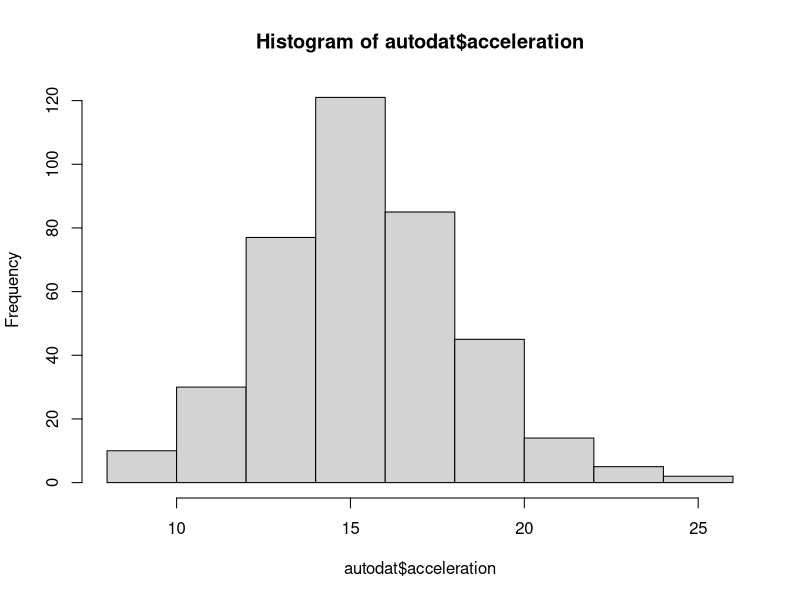
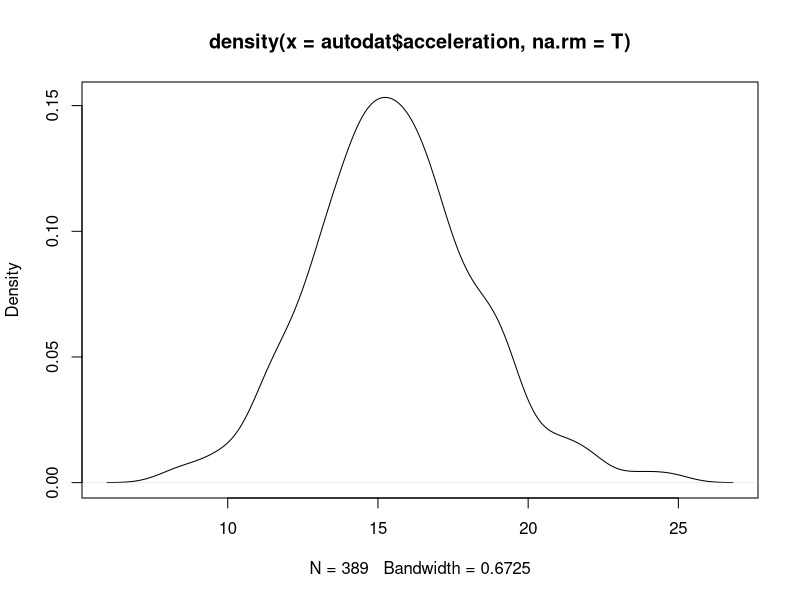
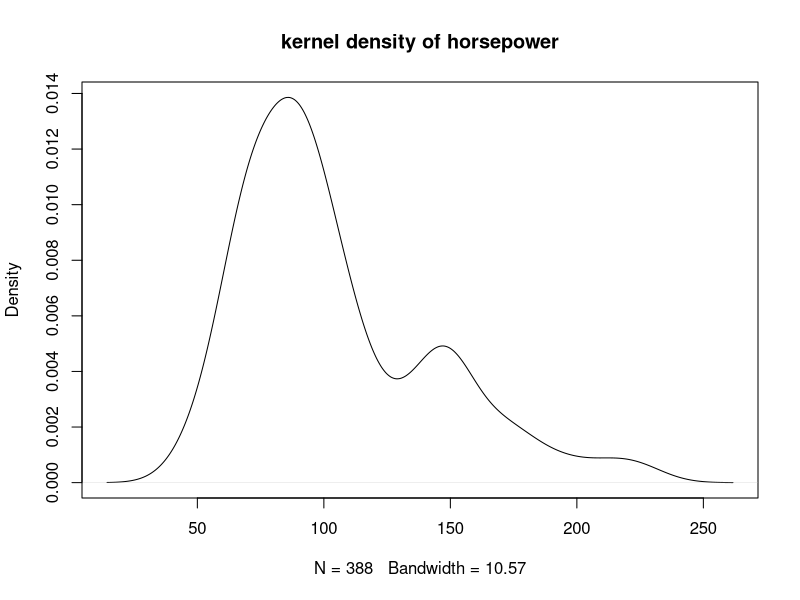
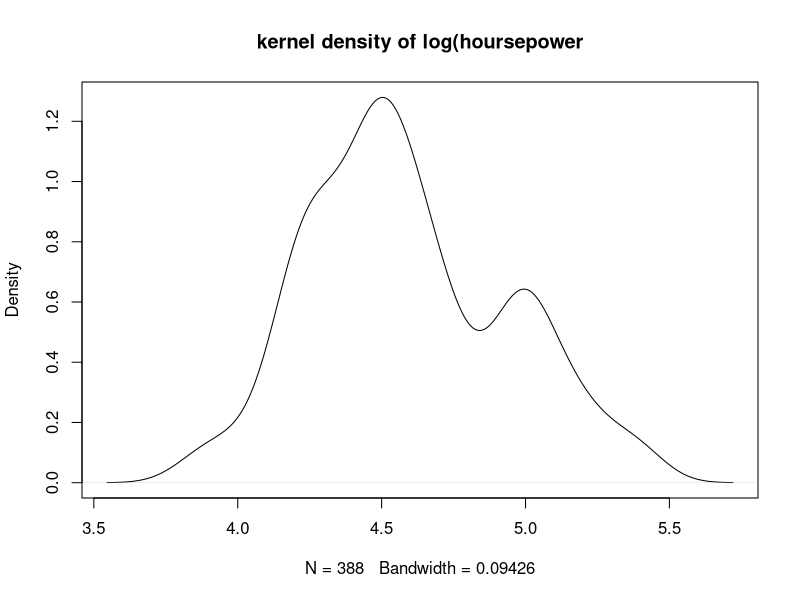
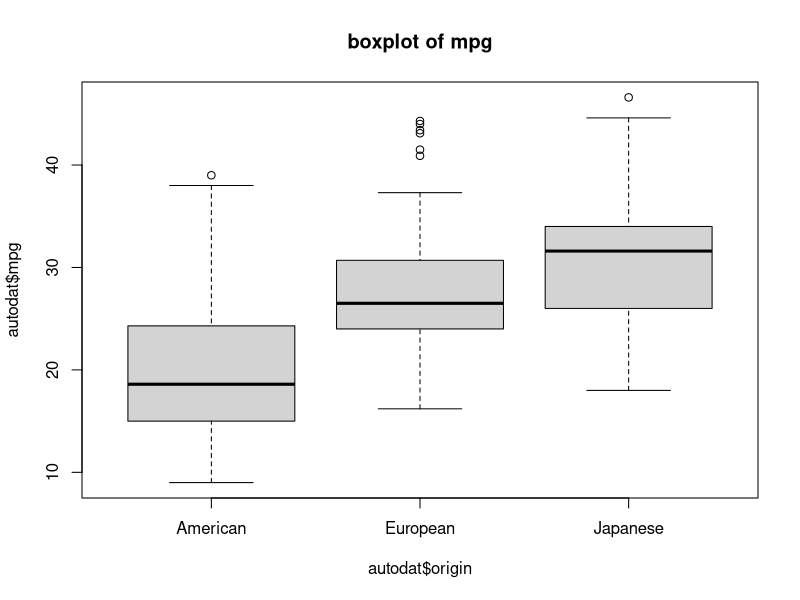
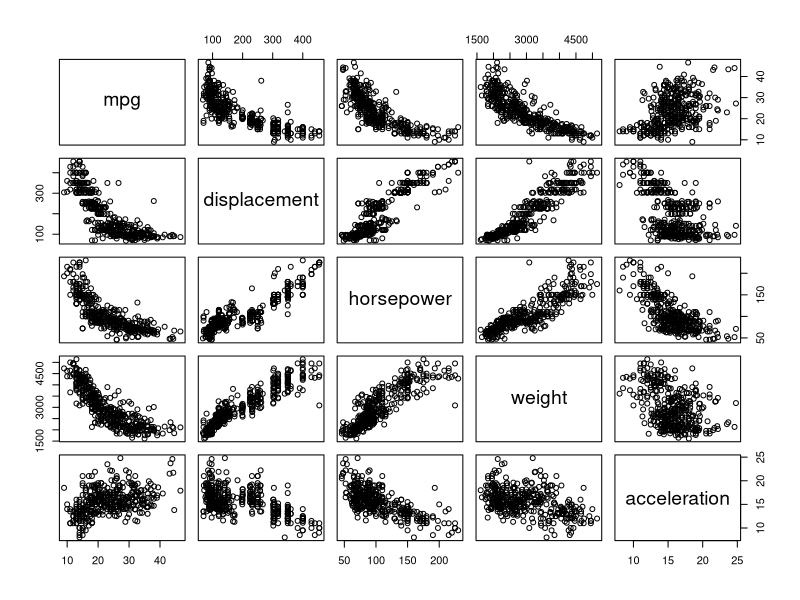

The R source for these figures, in order:
## ---- chunk 1
read.csv("autodat.csv") -> autodat
autodat$mpg[autodat$mpg == 99] <- NA
autodat$horsepower[autodat$horsepower == 999] <- NA
autodat$acceleration[autodat$acceleration == 99] <- NA
autodat$origin <- factor(autodat$origin)
levels(autodat$origin) <- c("American", "European", "Japanese")
## ---- chunk 2
summary(autodat)
## ---- chunk 3
hist(autodat$acceleration) 
plot(density(autodat$acceleration, na.rm = T))
## ---- chunk 4
mean(autodat$acceleration, na.rm = T)
sd(autodat$acceleration, na.rm = T)
## ---- chunk 5
plot(density(autodat$horsepower, na.rm = T), main = "kernel density of horsepower")
plot(density(log(autodat$horsepower), na.rm = T), main = "kernel density of log(hoursepower")
## ---- chunk 6
boxplot(autodat$mpg ~ autodat$origin, main = "boxplot of mpg")
## ---- chunk 7
tapply(autodat$mpg, autodat$origin, function(x) mean(x, na.rm = T))
## ---- chunk 8
pairs(autodat[, c("mpg", "displacement", "horsepower", "weight", "acceleration")])
## ---- chunk 9
apply(autodat[autodat$origin == "American", c("mpg", "displacement", "horsepower", "weight", 
                                              "acceleration")], 2, function(x) mean(x, na.rm = T))
